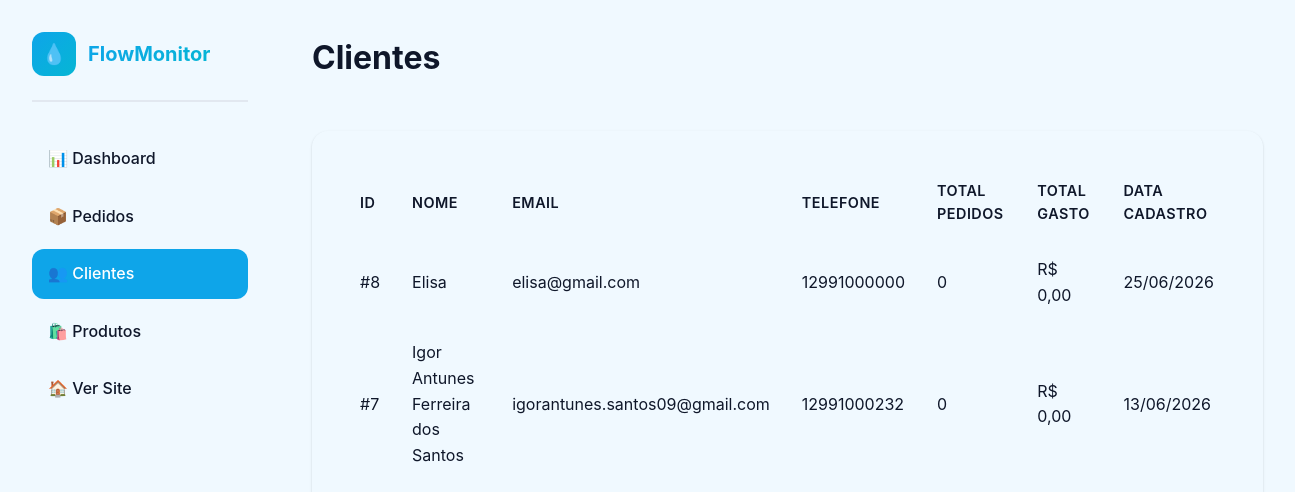
The page /admin/clientes.php (signed in) on the database its author committed.
### tables this page shows
CREATE TABLE `usuario` (
  `id` int(11) NOT NULL,
  `nome` varchar(150) DEFAULT NULL,
  `email` varchar(150) DEFAULT NULL,
  `telefone` varchar(20) DEFAULT NULL,
  `senha` varchar(255) NOT NULL,
  `foto` varchar(255) DEFAULT 'default-avatar.png',
  `nivel_acesso` enum('cliente','funcionario','admin') DEFAULT 'cliente',
  `tema` enum('claro','escuro') DEFAULT 'claro',
  `email_verificado` tinyint(1) DEFAULT 0,
  `codigo_verificacao` varchar(6) DEFAULT NULL,
  `codigo_recuperacao` varchar(6) DEFAULT NULL,
  `expiracao_codigo` datetime DEFAULT NULL,
  `criado_em` timestamp NOT NULL DEFAULT current_timestamp()
);

### admin/clientes.php (the view, shortened to what this page needs)
<?php
require_once '../php/config.php';
$clientes = $pdo->query("
    SELECT u.*,
           COUNT(p.id) as total_pedidos,
           COALESCE(SUM(p.total), 0) as total_gasto
    FROM usuario u
    LEFT JOIN pedido p ON u.id = p.usuario_id
    WHERE u.nivel_acesso = 'cliente'
    GROUP BY u.id
    ORDER BY u.criado_em DESC
")->fetchAll(PDO::FETCH_ASSOC);
?>
<!DOCTYPE html>
<html lang="pt-BR">
<head>
    <link rel="stylesheet" href="../css/style.css">
    <link rel="stylesheet" href="../css/admin.css">
</head>
<body>
    <div class="admin-container">
        <aside class="admin-sidebar">
            <div class="sidebar-logo">
                <div class="logo-icon">💧</div>
                <h2>FlowMonitor</h2>
            </div>
            <nav class="admin-nav">
                <a href="index.php">📊 Dashboard</a>
                <a href="pedidos.php">📦 Pedidos</a>
                <a href="clientes.php" class="active">👥 Clientes</a>
                <a href="produtos.php">🛍️ Produtos</a>
                <a href="../index.php">🏠 Ver Site</a>
            </nav>
        </aside>
        <main class="admin-main">
            <header class="admin-header">
                <h1>Clientes</h1>
            </header>
            <div class="admin-card">
                <table class="admin-table">
                    <thead>
                        <tr>
                            <th>ID</th>
                            <th>Nome</th>
                            <th>Email</th>
                            <th>Telefone</th>
                            <th>Total Pedidos</th>
                            <th>Total Gasto</th>
                            <th>Data Cadastro</th>
                        </tr>
                    </thead>
                    <tbody>
                        <?php foreach ($clientes as $cliente): ?>
                        <tr>
                            <td>#<?php echo $cliente['id']; ?></td>
                            <td><?php echo $cliente['nome'] ?? 'N/A'; ?></td>
                            <td><?php echo $cliente['email']; ?></td>
                            <td><?php echo $cliente['telefone'] ?? 'N/A'; ?></td>
                            <td><?php echo $cliente['total_pedidos']; ?></td>
                            <td>R$ <?php echo number_format($cliente['total_gasto'], 2, ',', '.'); ?></td>
                            <td><?php echo date('d/m/Y', strtotime($cliente['criado_em'])); ?></td>
                        </tr>
                        <?php endforeach; ?>
                    </tbody>
                </table>
            </div>
        </main>
    </div>
</body>
</html>

### css/style.css (style rules this page uses)
:root { --primary: #0ea5e9; --primary-light: #38bdf8; --primary-dark: #0284c7; --secondary: #06b6d4; --accent: #22d3ee; --success: #10b981; --success-light: #d1fae5; --warning: #f59e0b; --warning-light: #fef3c7; --danger: #ef4444; --danger-light: #fee2e2; --info: #3b82f6; --info-light: #dbeafe; --bg-primary: #f0f9ff; --bg-secondary: #ffffff; --bg-tertiary: #f8fafc; --bg-hover: #e0f2fe; --text-primary: #0f172a; --text-secondary: #334155; --text-tertiary: #64748b; --text-muted: #94a3b8; --border-color: #e2e8f0; --border-light: #f1f5f9; --shadow-sm: 0 1px 2px rgba(0, 0, 0, 0.05); --shadow: 0 1px 3px rgba(0, 0, 0, 0.1), 0 1px 2px rgba(0, 0, 0, 0.06); --shadow-md: 0 4px 6px rgba(0, 0, 0, 0.07), 0 2px 4px rgba(0, 0, 0, 0.06); --shadow-lg: 0 10px 15px rgba(0, 0, 0, 0.1), 0 4px 6px rgba(0, 0, 0, 0.05); --shadow-xl: 0 20px 25px rgba(0, 0, 0, 0.1), 0 10px 10px rgba(0, 0, 0, 0.04); --radius-sm: 8px; --radius: 12px; --radius-lg: 16px; --radius-xl: 24px; --radius-full: 9999px; --transition: all 0.3s cubic-bezier(0.4, 0, 0.2, 1); --transition-fast: all 0.15s ease; --transition-slow: all 0.5s cubic-bezier(0.4, 0, 0.2, 1); }
* { margin: 0; padding: 0; box-sizing: border-box; }
html { scroll-behavior: smooth; }
body { font-family: 'Inter', -apple-system, BlinkMacSystemFont, 'Segoe UI', sans-serif; background: var(--bg-primary); color: var(--text-primary); line-height: 1.6; overflow-x: hidden; transition: background 0.3s ease, color 0.3s ease; min-height: 100vh; }
a { color: inherit; text-decoration: none; }
.sidebar-logo { display: flex; align-items: center; gap: 0.75rem; margin-bottom: 2rem; padding-bottom: 1.5rem; border-bottom: 2px solid var(--border-color); }
.logo-icon { width: 44px; height: 44px; background: linear-gradient(135deg, var(--primary), var(--secondary)); border-radius: var(--radius); display: flex; align-items: center; justify-content: center; color: white; font-size: 1.25rem; font-weight: 700; flex-shrink: 0; }
.sidebar-logo h2 { font-size: 1.25rem; font-weight: 700; background: linear-gradient(135deg, var(--primary), var(--secondary)); -webkit-background-clip: text; -webkit-text-fill-color: transparent; background-clip: text; }

### css/admin.css (style rules this page uses)
.admin-container { display: flex; min-height: 100vh; }
.admin-sidebar { width: 280px; background: var(--white); border-right: 1px solid var(--gray-200); padding: 2rem; position: fixed; height: 100vh; }
.admin-nav { display: flex; flex-direction: column; gap: 0.5rem; margin-top: 2rem; }
.admin-nav a { padding: 0.75rem 1rem; color: var(--gray-700); text-decoration: none; border-radius: var(--radius); transition: all 0.2s; font-weight: 500; }
.admin-nav a:hover, .admin-nav a.active { background: var(--primary); color: white; }
.admin-main { flex: 1; margin-left: 280px; padding: 2rem; background: var(--gray-50); }
.admin-header { display: flex; justify-content: space-between; align-items: center; margin-bottom: 2rem; padding-bottom: 1rem; border-bottom: 2px solid var(--gray-200); }
.admin-header h1 { color: var(--gray-900); font-size: 2rem; }
.admin-card { background: var(--white); border-radius: var(--radius-lg); padding: 2rem; box-shadow: var(--shadow); margin-bottom: 2rem; }
.admin-table { width: 100%; border-collapse: collapse; }
.admin-table th { text-align: left; padding: 1rem; background: var(--gray-100); color: var(--gray-700); font-weight: 600; font-size: 0.9rem; text-transform: uppercase; letter-spacing: 0.5px; }
.admin-table td { padding: 1rem; border-bottom: 1px solid var(--gray-200); color: var(--gray-800); }

### rows shown on the page
usuario: id "8", nome "Elisa", email "elisa@gmail.com", telefone "12991000000", total_pedidos "0", total_gasto "0,00", criado_em "25/06/2026"
usuario: id "7", nome "Igor Antunes Ferreira dos Santos", email "igorantunes.santos09@gmail.com", telefone "12991000232", total_pedidos "0", total_gasto "0,00", criado_em "13/06/2026"
